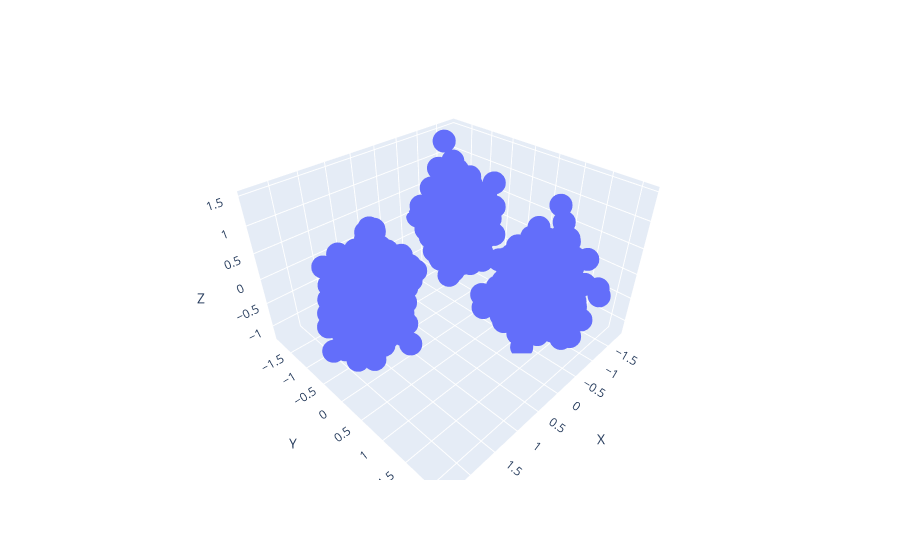

The notebook cell this image was saved under:
### Code cell
df = generate_data(n_clusters=3,clust_std=0.1,n_num=20,n_cat=20,cat_unique=7,n_indiv=1000)
pca = FAMD(n_components=3)
rr = pca.fit_transform(df)
rr.columns = ['X','Y','Z']

px.scatter_3d(rr,'X','Y','Z')

### Figure 1 — Plotly figure (JSON) as saved in the notebook; plotly's stock layout.template omitted (floating-point values rounded to 4 significant figures; data arrays with more than 128 entries replaced by an {"elided": "..."} marker saying what was removed)
{"data": [{"hovertemplate": "X=%{x}<br>Y=%{y}<br>Z=%{z}<extra></extra>", "legendgroup": "", "marker": {"color": "#636efa", "symbol": "circle"}, "mode": "markers", "name": "", "scene": "scene", "showlegend": false, "type": "scatter3d", "x": {"elided": "1000 float values"}, "y": {"elided": "1000 float values"}, "z": {"elided": "1000 float values"}}], "layout": {"legend": {"tracegroupgap": 0}, "margin": {"t": 60}, "scene": {"domain": {"x": [0, 1], "y": [0, 1]}, "xaxis": {"title": {"text": "X"}}, "yaxis": {"title": {"text": "Y"}}, "zaxis": {"title": {"text": "Z"}}}}}
